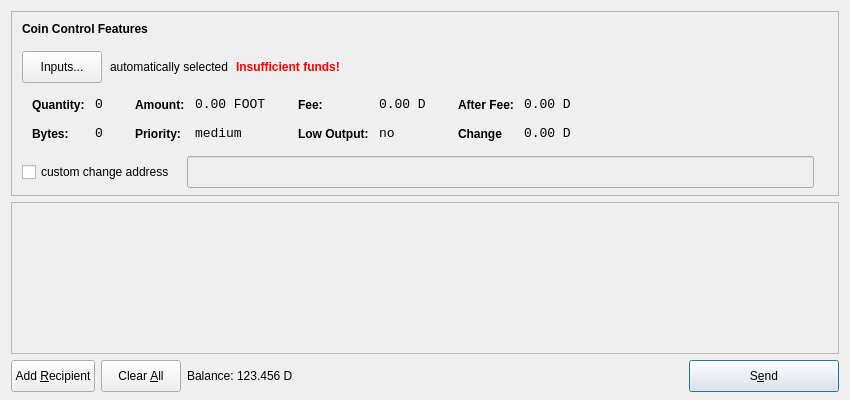
<?xml version="1.0" encoding="UTF-8"?>
<ui version="4.0">
 <class>SendCoinsDialog</class>
 <widget class="QDialog" name="SendCoinsDialog">
  <property name="geometry">
   <rect>
    <x>0</x>
    <y>0</y>
    <width>850</width>
    <height>400</height>
   </rect>
  </property>
  <property name="windowTitle">
   <string>Send Coins</string>
  </property>
  <layout class="QVBoxLayout" name="verticalLayout" stretch="0,1,0">
   <property name="bottomMargin">
    <number>8</number>
   </property>
   <item>
    <widget class="QFrame" name="frameCoinControl">
     <property name="sizePolicy">
      <sizepolicy hsizetype="Expanding" vsizetype="Expanding">
       <horstretch>0</horstretch>
       <verstretch>0</verstretch>
      </sizepolicy>
     </property>
     <property name="maximumSize">
      <size>
       <width>16777215</width>
       <height>16777215</height>
      </size>
     </property>
     <property name="frameShape">
      <enum>QFrame::StyledPanel</enum>
     </property>
     <property name="frameShadow">
      <enum>QFrame::Sunken</enum>
     </property>
     <layout class="QVBoxLayout" name="verticalLayoutCoinControl2">
      <property name="spacing">
       <number>6</number>
      </property>
      <property name="leftMargin">
       <number>0</number>
      </property>
      <property name="topMargin">
       <number>0</number>
      </property>
      <property name="rightMargin">
       <number>0</number>
      </property>
      <property name="bottomMargin">
       <number>6</number>
      </property>
      <item>
       <layout class="QVBoxLayout" name="verticalLayoutCoinControl" stretch="0,0,0,0,1">
        <property name="spacing">
         <number>0</number>
        </property>
        <property name="leftMargin">
         <number>10</number>
        </property>
        <property name="topMargin">
         <number>10</number>
        </property>
        <item>
         <layout class="QHBoxLayout" name="horizontalLayoutCoinControl1">
          <property name="bottomMargin">
           <number>15</number>
          </property>
          <item>
           <widget class="QLabel" name="labelCoinControlFeatures">
            <property name="sizePolicy">
             <sizepolicy hsizetype="Preferred" vsizetype="Maximum">
              <horstretch>0</horstretch>
              <verstretch>0</verstretch>
             </sizepolicy>
            </property>
            <property name="font">
             <font>
              <weight>75</weight>
              <bold>true</bold>
             </font>
            </property>
            <property name="styleSheet">
             <string notr="true">font-weight:bold;</string>
            </property>
            <property name="text">
             <string>Coin Control Features</string>
            </property>
           </widget>
          </item>
         </layout>
        </item>
        <item>
         <layout class="QHBoxLayout" name="horizontalLayoutCoinControl2" stretch="0,0,0,0">
          <property name="spacing">
           <number>8</number>
          </property>
          <property name="bottomMargin">
           <number>10</number>
          </property>
          <item>
           <widget class="QPushButton" name="pushButtonCoinControl">
            <property name="minimumSize">
             <size>
              <width>0</width>
              <height>32</height>
             </size>
            </property>
            <property name="maximumSize">
             <size>
              <width>16777215</width>
              <height>32</height>
             </size>
            </property>
            <property name="styleSheet">
             <string notr="true"/>
            </property>
            <property name="text">
             <string>Inputs...</string>
            </property>
           </widget>
          </item>
          <item>
           <widget class="QLabel" name="labelCoinControlAutomaticallySelected">
            <property name="text">
             <string>automatically selected</string>
            </property>
            <property name="margin">
             <number>5</number>
            </property>
           </widget>
          </item>
          <item>
           <widget class="QLabel" name="labelCoinControlInsuffFunds">
            <property name="font">
             <font>
              <weight>75</weight>
              <bold>true</bold>
             </font>
            </property>
            <property name="styleSheet">
             <string notr="true">color:red;font-weight:bold;</string>
            </property>
            <property name="text">
             <string>Insufficient funds!</string>
            </property>
            <property name="margin">
             <number>5</number>
            </property>
           </widget>
          </item>
          <item>
           <spacer name="horizontalSpacerCoinControl">
            <property name="orientation">
             <enum>Qt::Horizontal</enum>
            </property>
            <property name="sizeHint" stdset="0">
             <size>
              <width>40</width>
              <height>1</height>
             </size>
            </property>
           </spacer>
          </item>
         </layout>
        </item>
        <item>
         <widget class="QWidget" name="widgetCoinControl" native="true">
          <property name="sizePolicy">
           <sizepolicy hsizetype="Preferred" vsizetype="Preferred">
            <horstretch>0</horstretch>
            <verstretch>0</verstretch>
           </sizepolicy>
          </property>
          <property name="minimumSize">
           <size>
            <width>0</width>
            <height>0</height>
           </size>
          </property>
          <property name="styleSheet">
           <string notr="true"/>
          </property>
          <layout class="QHBoxLayout" name="horizontalLayoutCoinControl5">
           <property name="leftMargin">
            <number>0</number>
           </property>
           <property name="topMargin">
            <number>0</number>
           </property>
           <property name="rightMargin">
            <number>0</number>
           </property>
           <property name="bottomMargin">
            <number>0</number>
           </property>
           <item>
            <layout class="QHBoxLayout" name="horizontalLayoutCoinControl3" stretch="0,0,0,1">
             <property name="spacing">
              <number>20</number>
             </property>
             <property name="topMargin">
              <number>0</number>
             </property>
             <property name="bottomMargin">
              <number>10</number>
             </property>
             <item>
              <layout class="QFormLayout" name="formLayoutCoinControl1">
               <property name="horizontalSpacing">
                <number>10</number>
               </property>
               <property name="verticalSpacing">
                <number>14</number>
               </property>
               <property name="leftMargin">
                <number>10</number>
               </property>
               <property name="topMargin">
                <number>4</number>
               </property>
               <property name="rightMargin">
                <number>6</number>
               </property>
               <item row="0" column="0">
                <widget class="QLabel" name="labelCoinControlQuantityText">
                 <property name="styleSheet">
                  <string notr="true">font-weight:bold;</string>
                 </property>
                 <property name="text">
                  <string>Quantity:</string>
                 </property>
                 <property name="margin">
                  <number>0</number>
                 </property>
                </widget>
               </item>
               <item row="0" column="1">
                <widget class="QLabel" name="labelCoinControlQuantity">
                 <property name="font">
                  <font>
                   <family>Monospace</family>
                   <pointsize>10</pointsize>
                  </font>
                 </property>
                 <property name="cursor">
                  <cursorShape>IBeamCursor</cursorShape>
                 </property>
                 <property name="contextMenuPolicy">
                  <enum>Qt::ActionsContextMenu</enum>
                 </property>
                 <property name="text">
                  <string>0</string>
                 </property>
                 <property name="margin">
                  <number>0</number>
                 </property>
                 <property name="textInteractionFlags">
                  <set>Qt::LinksAccessibleByMouse|Qt::TextSelectableByKeyboard|Qt::TextSelectableByMouse</set>
                 </property>
                </widget>
               </item>
               <item row="1" column="0">
                <widget class="QLabel" name="labelCoinControlBytesText">
                 <property name="styleSheet">
                  <string notr="true">font-weight:bold;</string>
                 </property>
                 <property name="text">
                  <string>Bytes:</string>
                 </property>
                </widget>
               </item>
               <item row="1" column="1">
                <widget class="QLabel" name="labelCoinControlBytes">
                 <property name="font">
                  <font>
                   <family>Monospace</family>
                   <pointsize>10</pointsize>
                  </font>
                 </property>
                 <property name="cursor">
                  <cursorShape>IBeamCursor</cursorShape>
                 </property>
                 <property name="contextMenuPolicy">
                  <enum>Qt::ActionsContextMenu</enum>
                 </property>
                 <property name="text">
                  <string>0</string>
                 </property>
                 <property name="textInteractionFlags">
                  <set>Qt::LinksAccessibleByMouse|Qt::TextSelectableByKeyboard|Qt::TextSelectableByMouse</set>
                 </property>
                </widget>
               </item>
              </layout>
             </item>
             <item>
              <layout class="QFormLayout" name="formLayoutCoinControl2">
               <property name="horizontalSpacing">
                <number>10</number>
               </property>
               <property name="verticalSpacing">
                <number>14</number>
               </property>
               <property name="leftMargin">
                <number>6</number>
               </property>
               <property name="topMargin">
                <number>4</number>
               </property>
               <property name="rightMargin">
                <number>6</number>
               </property>
               <item row="0" column="0">
                <widget class="QLabel" name="labelCoinControlAmountText">
                 <property name="styleSheet">
                  <string notr="true">font-weight:bold;</string>
                 </property>
                 <property name="text">
                  <string>Amount:</string>
                 </property>
                 <property name="margin">
                  <number>0</number>
                 </property>
                </widget>
               </item>
               <item row="0" column="1">
                <widget class="QLabel" name="labelCoinControlAmount">
                 <property name="font">
                  <font>
                   <family>Monospace</family>
                   <pointsize>10</pointsize>
                  </font>
                 </property>
                 <property name="cursor">
                  <cursorShape>IBeamCursor</cursorShape>
                 </property>
                 <property name="contextMenuPolicy">
                  <enum>Qt::ActionsContextMenu</enum>
                 </property>
                 <property name="text">
                  <string notr="true">0.00 FOOT</string>
                 </property>
                 <property name="textInteractionFlags">
                  <set>Qt::LinksAccessibleByMouse|Qt::TextSelectableByKeyboard|Qt::TextSelectableByMouse</set>
                 </property>
                </widget>
               </item>
               <item row="1" column="0">
                <widget class="QLabel" name="labelCoinControlPriorityText">
                 <property name="styleSheet">
                  <string notr="true">font-weight:bold;</string>
                 </property>
                 <property name="text">
                  <string>Priority:</string>
                 </property>
                </widget>
               </item>
               <item row="1" column="1">
                <widget class="QLabel" name="labelCoinControlPriority">
                 <property name="font">
                  <font>
                   <family>Monospace</family>
                   <pointsize>10</pointsize>
                  </font>
                 </property>
                 <property name="cursor">
                  <cursorShape>IBeamCursor</cursorShape>
                 </property>
                 <property name="contextMenuPolicy">
                  <enum>Qt::ActionsContextMenu</enum>
                 </property>
                 <property name="text">
                  <string>medium</string>
                 </property>
                 <property name="textInteractionFlags">
                  <set>Qt::LinksAccessibleByMouse|Qt::TextSelectableByKeyboard|Qt::TextSelectableByMouse</set>
                 </property>
                </widget>
               </item>
              </layout>
             </item>
             <item>
              <layout class="QFormLayout" name="formLayoutCoinControl3">
               <property name="horizontalSpacing">
                <number>10</number>
               </property>
               <property name="verticalSpacing">
                <number>14</number>
               </property>
               <property name="leftMargin">
                <number>6</number>
               </property>
               <property name="topMargin">
                <number>4</number>
               </property>
               <property name="rightMargin">
                <number>6</number>
               </property>
               <item row="0" column="0">
                <widget class="QLabel" name="labelCoinControlFeeText">
                 <property name="styleSheet">
                  <string notr="true">font-weight:bold;</string>
                 </property>
                 <property name="text">
                  <string>Fee:</string>
                 </property>
                 <property name="margin">
                  <number>0</number>
                 </property>
                </widget>
               </item>
               <item row="0" column="1">
                <widget class="QLabel" name="labelCoinControlFee">
                 <property name="font">
                  <font>
                   <family>Monospace</family>
                   <pointsize>10</pointsize>
                  </font>
                 </property>
                 <property name="cursor">
                  <cursorShape>IBeamCursor</cursorShape>
                 </property>
                 <property name="contextMenuPolicy">
                  <enum>Qt::ActionsContextMenu</enum>
                 </property>
                 <property name="text">
                  <string notr="true">0.00 D</string>
                 </property>
                 <property name="textInteractionFlags">
                  <set>Qt::LinksAccessibleByMouse|Qt::TextSelectableByKeyboard|Qt::TextSelectableByMouse</set>
                 </property>
                </widget>
               </item>
               <item row="1" column="0">
                <widget class="QLabel" name="labelCoinControlLowOutputText">
                 <property name="styleSheet">
                  <string notr="true">font-weight:bold;</string>
                 </property>
                 <property name="text">
                  <string>Low Output:</string>
                 </property>
                </widget>
               </item>
               <item row="1" column="1">
                <widget class="QLabel" name="labelCoinControlLowOutput">
                 <property name="font">
                  <font>
                   <family>Monospace</family>
                   <pointsize>10</pointsize>
                  </font>
                 </property>
                 <property name="cursor">
                  <cursorShape>IBeamCursor</cursorShape>
                 </property>
                 <property name="contextMenuPolicy">
                  <enum>Qt::ActionsContextMenu</enum>
                 </property>
                 <property name="text">
                  <string>no</string>
                 </property>
                 <property name="textInteractionFlags">
                  <set>Qt::LinksAccessibleByMouse|Qt::TextSelectableByKeyboard|Qt::TextSelectableByMouse</set>
                 </property>
                </widget>
               </item>
              </layout>
             </item>
             <item>
              <layout class="QFormLayout" name="formLayoutCoinControl4">
               <property name="horizontalSpacing">
                <number>10</number>
               </property>
               <property name="verticalSpacing">
                <number>14</number>
               </property>
               <property name="leftMargin">
                <number>6</number>
               </property>
               <property name="topMargin">
                <number>4</number>
               </property>
               <property name="rightMargin">
                <number>6</number>
               </property>
               <item row="0" column="0">
                <widget class="QLabel" name="labelCoinControlAfterFeeText">
                 <property name="styleSheet">
                  <string notr="true">font-weight:bold;</string>
                 </property>
                 <property name="text">
                  <string>After Fee:</string>
                 </property>
                 <property name="margin">
                  <number>0</number>
                 </property>
                </widget>
               </item>
               <item row="0" column="1">
                <widget class="QLabel" name="labelCoinControlAfterFee">
                 <property name="font">
                  <font>
                   <family>Monospace</family>
                   <pointsize>10</pointsize>
                  </font>
                 </property>
                 <property name="cursor">
                  <cursorShape>IBeamCursor</cursorShape>
                 </property>
                 <property name="contextMenuPolicy">
                  <enum>Qt::ActionsContextMenu</enum>
                 </property>
                 <property name="text">
                  <string notr="true">0.00 D</string>
                 </property>
                 <property name="textInteractionFlags">
                  <set>Qt::LinksAccessibleByMouse|Qt::TextSelectableByKeyboard|Qt::TextSelectableByMouse</set>
                 </property>
                </widget>
               </item>
               <item row="1" column="0">
                <widget class="QLabel" name="labelCoinControlChangeText">
                 <property name="styleSheet">
                  <string notr="true">font-weight:bold;</string>
                 </property>
                 <property name="text">
                  <string>Change</string>
                 </property>
                </widget>
               </item>
               <item row="1" column="1">
                <widget class="QLabel" name="labelCoinControlChange">
                 <property name="font">
                  <font>
                   <family>Monospace</family>
                   <pointsize>10</pointsize>
                  </font>
                 </property>
                 <property name="cursor">
                  <cursorShape>IBeamCursor</cursorShape>
                 </property>
                 <property name="contextMenuPolicy">
                  <enum>Qt::ActionsContextMenu</enum>
                 </property>
                 <property name="text">
                  <string notr="true">0.00 D</string>
                 </property>
                 <property name="textInteractionFlags">
                  <set>Qt::LinksAccessibleByMouse|Qt::TextSelectableByKeyboard|Qt::TextSelectableByMouse</set>
                 </property>
                </widget>
               </item>
              </layout>
             </item>
            </layout>
           </item>
          </layout>
         </widget>
        </item>
        <item>
         <layout class="QHBoxLayout" name="horizontalLayoutCoinControl4" stretch="0,0,0">
          <property name="spacing">
           <number>12</number>
          </property>
          <property name="sizeConstraint">
           <enum>QLayout::SetDefaultConstraint</enum>
          </property>
          <property name="topMargin">
           <number>5</number>
          </property>
          <property name="rightMargin">
           <number>5</number>
          </property>
          <item>
           <widget class="QCheckBox" name="checkBoxCoinControlChange">
            <property name="text">
             <string>custom change address</string>
            </property>
           </widget>
          </item>
          <item>
           <widget class="QLineEdit" name="lineEditCoinControlChange">
            <property name="enabled">
             <bool>false</bool>
            </property>
            <property name="sizePolicy">
             <sizepolicy hsizetype="Expanding" vsizetype="Fixed">
              <horstretch>0</horstretch>
              <verstretch>0</verstretch>
             </sizepolicy>
            </property>
            <property name="minimumSize">
             <size>
              <width>0</width>
              <height>32</height>
             </size>
            </property>
            <property name="maximumSize">
             <size>
              <width>16777215</width>
              <height>32</height>
             </size>
            </property>
           </widget>
          </item>
          <item>
           <widget class="QLabel" name="labelCoinControlChangeLabel">
            <property name="sizePolicy">
             <sizepolicy hsizetype="Preferred" vsizetype="Expanding">
              <horstretch>0</horstretch>
              <verstretch>0</verstretch>
             </sizepolicy>
            </property>
            <property name="minimumSize">
             <size>
              <width>0</width>
              <height>0</height>
             </size>
            </property>
            <property name="text">
             <string/>
            </property>
            <property name="margin">
             <number>3</number>
            </property>
           </widget>
          </item>
         </layout>
        </item>
        <item>
         <spacer name="verticalSpacerCoinControl">
          <property name="orientation">
           <enum>Qt::Vertical</enum>
          </property>
          <property name="sizeHint" stdset="0">
           <size>
            <width>800</width>
            <height>1</height>
           </size>
          </property>
         </spacer>
        </item>
       </layout>
      </item>
     </layout>
    </widget>
   </item>
   <item>
    <widget class="QScrollArea" name="scrollArea">
     <property name="widgetResizable">
      <bool>true</bool>
     </property>
     <widget class="QWidget" name="scrollAreaWidgetContents">
      <property name="geometry">
       <rect>
        <x>0</x>
        <y>0</y>
        <width>830</width>
        <height>137</height>
       </rect>
      </property>
      <layout class="QVBoxLayout" name="verticalLayout_2">
       <property name="leftMargin">
        <number>0</number>
       </property>
       <property name="topMargin">
        <number>0</number>
       </property>
       <property name="rightMargin">
        <number>0</number>
       </property>
       <property name="bottomMargin">
        <number>0</number>
       </property>
       <item>
        <layout class="QVBoxLayout" name="entries">
         <property name="spacing">
          <number>6</number>
         </property>
        </layout>
       </item>
       <item>
        <spacer name="verticalSpacer">
         <property name="orientation">
          <enum>Qt::Vertical</enum>
         </property>
         <property name="sizeHint" stdset="0">
          <size>
           <width>20</width>
           <height>40</height>
          </size>
         </property>
        </spacer>
       </item>
      </layout>
     </widget>
    </widget>
   </item>
   <item>
    <layout class="QHBoxLayout" name="horizontalLayout">
     <item>
      <widget class="QPushButton" name="addButton">
       <property name="minimumSize">
        <size>
         <width>0</width>
         <height>32</height>
        </size>
       </property>
       <property name="maximumSize">
        <size>
         <width>16777215</width>
         <height>32</height>
        </size>
       </property>
       <property name="toolTip">
        <string>Send to multiple recipients at once</string>
       </property>
       <property name="text">
        <string>Add &amp;Recipient</string>
       </property>
       <property name="autoDefault">
        <bool>false</bool>
       </property>
      </widget>
     </item>
     <item>
      <widget class="QPushButton" name="clearButton">
       <property name="sizePolicy">
        <sizepolicy hsizetype="Minimum" vsizetype="Fixed">
         <horstretch>0</horstretch>
         <verstretch>0</verstretch>
        </sizepolicy>
       </property>
       <property name="minimumSize">
        <size>
         <width>0</width>
         <height>32</height>
        </size>
       </property>
       <property name="maximumSize">
        <size>
         <width>16777215</width>
         <height>32</height>
        </size>
       </property>
       <property name="toolTip">
        <string>Remove all transaction fields</string>
       </property>
       <property name="text">
        <string>Clear &amp;All</string>
       </property>
       <property name="autoRepeatDelay">
        <number>300</number>
       </property>
       <property name="autoDefault">
        <bool>false</bool>
       </property>
      </widget>
     </item>
     <item>
      <layout class="QHBoxLayout" name="horizontalLayout_2">
       <property name="spacing">
        <number>3</number>
       </property>
       <item>
        <widget class="QLabel" name="label">
         <property name="sizePolicy">
          <sizepolicy hsizetype="Preferred" vsizetype="Fixed">
           <horstretch>0</horstretch>
           <verstretch>0</verstretch>
          </sizepolicy>
         </property>
         <property name="text">
          <string>Balance:</string>
         </property>
        </widget>
       </item>
       <item>
        <widget class="QLabel" name="labelBalance">
         <property name="sizePolicy">
          <sizepolicy hsizetype="Preferred" vsizetype="Fixed">
           <horstretch>0</horstretch>
           <verstretch>0</verstretch>
          </sizepolicy>
         </property>
         <property name="cursor">
          <cursorShape>IBeamCursor</cursorShape>
         </property>
         <property name="text">
          <string notr="true">123.456 D</string>
         </property>
         <property name="textInteractionFlags">
          <set>Qt::LinksAccessibleByMouse|Qt::TextSelectableByKeyboard|Qt::TextSelectableByMouse</set>
         </property>
        </widget>
       </item>
      </layout>
     </item>
     <item>
      <spacer name="horizontalSpacer">
       <property name="orientation">
        <enum>Qt::Horizontal</enum>
       </property>
       <property name="sizeHint" stdset="0">
        <size>
         <width>40</width>
         <height>20</height>
        </size>
       </property>
      </spacer>
     </item>
     <item>
      <widget class="QPushButton" name="sendButton">
       <property name="minimumSize">
        <size>
         <width>150</width>
         <height>32</height>
        </size>
       </property>
       <property name="maximumSize">
        <size>
         <width>16777215</width>
         <height>32</height>
        </size>
       </property>
       <property name="toolTip">
        <string>Confirm the send action</string>
       </property>
       <property name="text">
        <string>S&amp;end</string>
       </property>
       <property name="default">
        <bool>true</bool>
       </property>
      </widget>
     </item>
    </layout>
   </item>
  </layout>
 </widget>
 <resources/>
 <connections/>
</ui>
